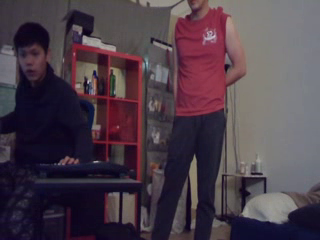
#> input picture frame 7 of codes/output.avi, 320 x 240 px, given in place of the camera
$ python basicDetection.py
#> lines starting #> are read from the running program, lines starting #| are printed output that depends on the picture; after the words box and inside, x2 and y2 are one past the last pixel; in counts of white or black regions, pixels touching at a corner belong together
import cv2
import numpy as np

cap = cv2.VideoCapture('/dev/video0')
frame_width = int( cap.get(cv2.CAP_PROP_FRAME_WIDTH))

frame_height =int( cap.get( cv2.CAP_PROP_FRAME_HEIGHT))

fourcc = cv2.VideoWriter_fourcc('X','V','I','D')

out = cv2.VideoWriter("output.avi", fourcc, 5.0, (1280,720))

ret, frame1 = cap.read()
#> frame1 is the input picture: shape (240, 320, 3); mean B, G, R 73.4, 62.8, 76.9
ret, frame2 = cap.read()
print(frame1.shape)
#| (240, 320, 3)
while cap.isOpened():
    diff = cv2.absdiff(frame1, frame2)
    gray = cv2.cvtColor(diff, cv2.COLOR_BGR2GRAY)
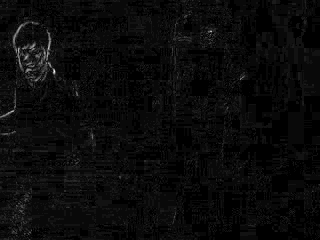
#> gray: shape (240, 320); min 0, max 28, mean 1.1; drawn with min black and max white
    blur = cv2.GaussianBlur(gray, (5,5), 0)
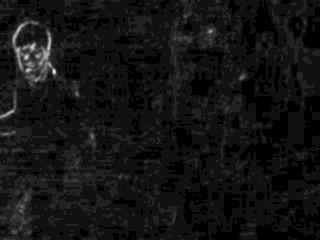
#> blur: shape (240, 320); min 0, max 15, mean 1.12; drawn with min black and max white
    _, thresh = cv2.threshold(blur, 20, 255, cv2.THRESH_BINARY)
#> thresh: shape (240, 320); every value is 0
    dilated = cv2.dilate(thresh, None, iterations=3)
    contours, _ = cv2.findContours(dilated, cv2.RETR_TREE, cv2.CHAIN_APPROX_SIMPLE)
#> contours = []

    for contour in contours:
        (x, y, w, h) = cv2.boundingRect(contour)

        if cv2.contourArea(contour) < 900:
            continue
        cv2.rectangle(frame1, (x, y), (x+w, y+h), (0, 255, 0), 2)
        cv2.putText(frame1, "Status: {}".format('Movement'), (10, 20), cv2.FONT_HERSHEY_SIMPLEX,
                    1, (0, 0, 255), 3)
#> this loop made 0 passes
    #cv2.drawContours(frame1, contours, -1, (0, 255, 0), 2)

    image = cv2.resize(frame1, (1280,720))
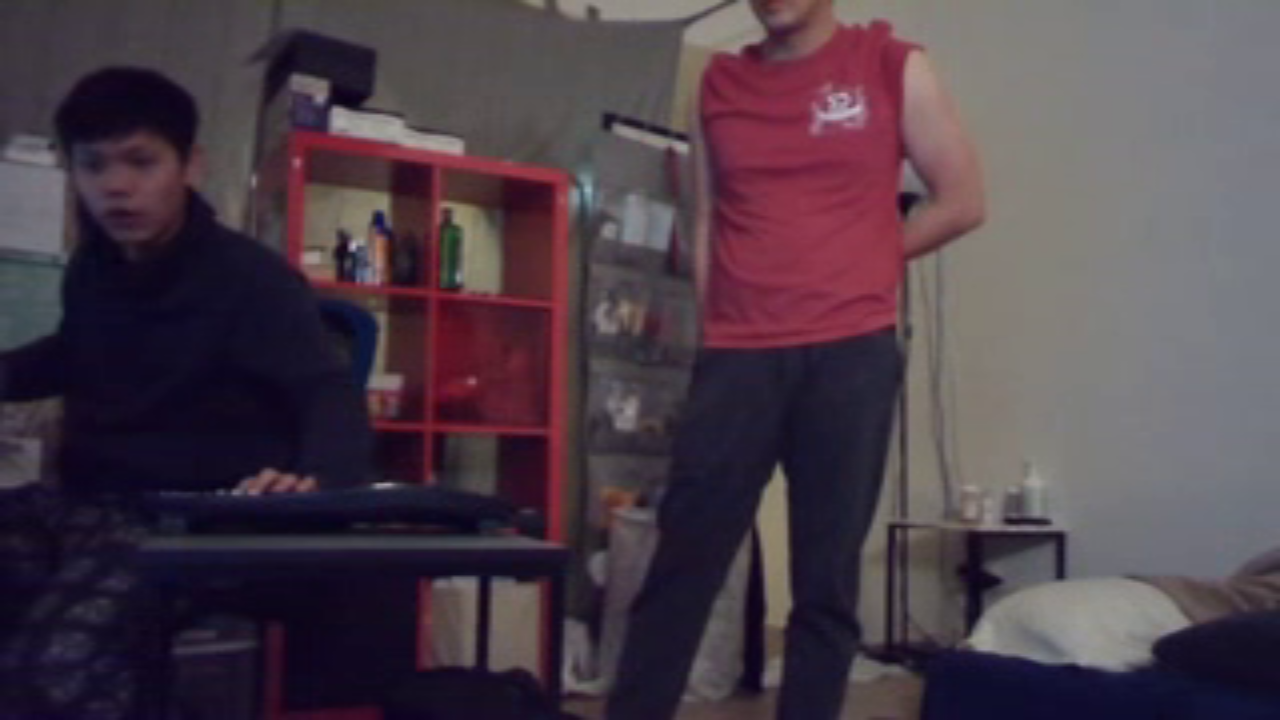
#> image: shape (720, 1280, 3); mean B, G, R 73.4, 62.7, 76.8
    out.write(image)
    cv2.imshow("feed", frame1)
    frame1 = frame2
    ret, frame2 = cap.read()

    if cv2.waitKey(40) == 27:
#> (key Esc is pressed here)
        break

cv2.destroyAllWindows()
cap.release()
out.release()

$ run again, starting later in the video
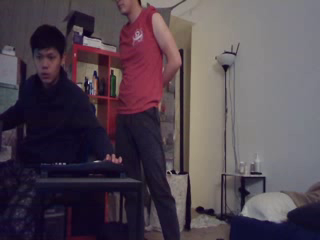
#> input picture frame 60 of codes/output.avi, 320 x 240 px, given in place of the camera
#> frame1 is the input picture: shape (240, 320, 3); mean B, G, R 81.4, 71.5, 83.4
#| (240, 320, 3)
#> `_, thresh = cv2.threshold(blur, 20, 255, cv2.THRESH_BINARY)`:
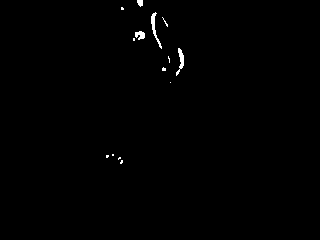
#> thresh: shape (240, 320); 0.49% white; 14 white regions (10 under 20 px), largest, box (x1, y1, x2, y2) and area: (151, 12, 162, 49) 109, (176, 48, 184, 76) 94, (135, 31, 145, 40) 63, (137, 0, 143, 7) 33
#> dilated: shape (240, 320); 2.4% white; 7 white regions
#> contours = 7 contours; box (x1, y1, x2, y2) and area: (148, 9, 171, 52) 522, (167, 45, 187, 86) 357, (130, 28, 148, 44) 220, (103, 151, 126, 167) 205, (159, 53, 173, 74) 158, (134, 0, 146, 10) 92, (118, 4, 127, 13) 64
#> the loop `for contour in contours:` made 7 passes
#> (x, y, w, h) on passes 1 to 7: (103, 151, 23, 16), (159, 53, 14, 21), (167, 45, 20, 41), (130, 28, 18, 16), (148, 9, 23, 43), (118, 4, 9, 9), (134, 0, 12, 10)
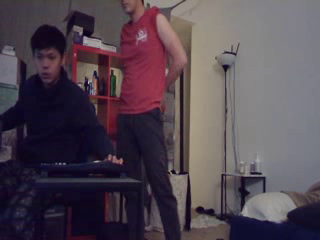
#> input picture frame 62 of codes/output.avi, 320 x 240 px, given in place of the camera
#> frame2 is the input picture: shape (240, 320, 3); mean B, G, R 81.4, 71.3, 83.3
